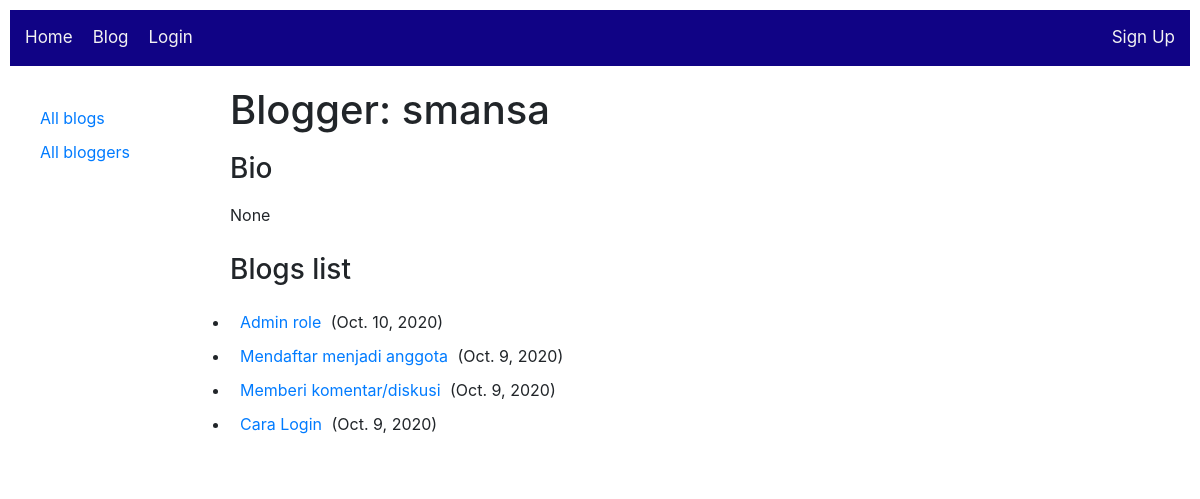
The page /blog/blogger/4 on the database its author committed.
### accounts/models.py (models this page shows, shortened)
class SmansaUser(AbstractUser):
    address = models.CharField(max_length=300, null=True, help_text='Enter address')
    mobile_number = models.CharField(max_length=20, null=True, help_text='Enter mobile phone number')
    bio = models.TextField(max_length=400, null=True, help_text="Enter your bio details here.")
    verified_by = models.IntegerField(default=0)#SmansaUser.id
    def __str__(self):
        return self.username
    class Meta:
        ordering = ['-verified_by', 'username']

### blog/models.py (models this page shows, shortened)
class Blog(models.Model):
    title = models.CharField(max_length=200)
    author = models.ForeignKey(SmansaUser, on_delete=models.SET_NULL, null=True)
    description = models.TextField(max_length=2000, help_text="Enter you blog text here.")
    post_date = models.DateField(default=date.today)
    class Meta:
        ordering = ["-post_date"]
    def get_absolute_url(self):
        return reverse('blog:blog-detail', args=[str(self.id)])

### blog/views.py (the view)
# urls.py: path('blogger/<int:pk>', views.BlogListbyAuthorView.as_view(), name='blogs-by-author'),
class BlogListbyAuthorView(generic.ListView):
    model = Blog
    paginate_by = 5
    template_name ='blog/blog_list_by_author.html'
    def get_queryset(self):
        id = self.kwargs['pk']
        target_author=get_object_or_404(SmansaUser, pk = id)
        return Blog.objects.filter(author=target_author)
    def get_context_data(self, **kwargs):
        context = super(BlogListbyAuthorView, self).get_context_data(**kwargs)
        context['blogger'] = get_object_or_404(SmansaUser, pk = self.kwargs['pk'])
        return context

### blog/templates/blog/blog_list_by_author.html (shortened to what this page needs)
{% extends "base_blog.html" %}
{% block content %}
    <h1>Blogger: {{blogger}}</h1>
    <h3>Bio</h3>
    <p>{{blogger.bio}}</p>
    {% if blog_list %}
    <h3>Blogs list</h3>
    <ul>
      {% for blog in blog_list %}
      <li>
        <a href="{{ blog.get_absolute_url }}">{{ blog.title }}</a> ({{blog.post_date}})</a>
      </li>
      {% endfor %}
    </ul>
    {% else %}
      <p>This blogger hasn't posted anything yet.</p>
    {% endif %}
{% endblock %}

### static/css/styles.css (style rules this page uses)
* { padding: 5px; }
* { box-sizing: border-box; }

### static/css/base.css (style rules this page uses)
html { position: relative; min-height: 100%; font-size: 14px; }
@media (min-width: 768px) { html { font-size: 16px; } }
body { margin-bottom: 60px; }

### rows shown on the page
SmansaUser: username "smansa", bio "None"
Blog: title "Admin role", post_date "Oct. 10, 2020"
Blog: title "Mendaftar menjadi anggota", post_date "Oct. 9, 2020"
Blog: title "Memberi komentar/diskusi", post_date "Oct. 9, 2020"
Blog: title "Cara Login", post_date "Oct. 9, 2020"
